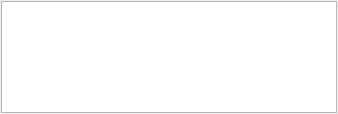
<?xml version="1.0" encoding="UTF-8"?>
<ui version="4.0">
 <class>MessageWindow</class>
 <widget class="QDockWidget" name="MessageWindow">
  <property name="geometry">
   <rect>
    <x>0</x>
    <y>0</y>
    <width>338</width>
    <height>114</height>
   </rect>
  </property>
  <property name="features">
   <set>QDockWidget::DockWidgetFloatable|QDockWidget::DockWidgetMovable</set>
  </property>
  <property name="allowedAreas">
   <set>Qt::LeftDockWidgetArea|Qt::RightDockWidgetArea</set>
  </property>
  <property name="windowTitle">
   <string>Console</string>
  </property>
  <widget class="QWidget" name="dockWidgetContents">
   <layout class="QGridLayout" name="gridLayout">
    <property name="leftMargin">
     <number>0</number>
    </property>
    <property name="topMargin">
     <number>0</number>
    </property>
    <property name="rightMargin">
     <number>0</number>
    </property>
    <property name="bottomMargin">
     <number>0</number>
    </property>
    <item row="0" column="0">
     <widget class="QWidget" name="widget" native="true">
      <layout class="QGridLayout" name="gridLayout_4">
       <property name="leftMargin">
        <number>1</number>
       </property>
       <property name="topMargin">
        <number>1</number>
       </property>
       <property name="rightMargin">
        <number>1</number>
       </property>
       <property name="bottomMargin">
        <number>1</number>
       </property>
       <item row="0" column="0">
        <widget class="QSplitter" name="panelSplitter">
         <property name="orientation">
          <enum>Qt::Vertical</enum>
         </property>
         <widget class="QTextEdit" name="textEdit">
          <property name="sizePolicy">
           <sizepolicy hsizetype="Expanding" vsizetype="Preferred">
            <horstretch>0</horstretch>
            <verstretch>0</verstretch>
           </sizepolicy>
          </property>
         </widget>
        </widget>
       </item>
      </layout>
     </widget>
    </item>
   </layout>
  </widget>
 </widget>
 <resources/>
 <connections/>
</ui>
